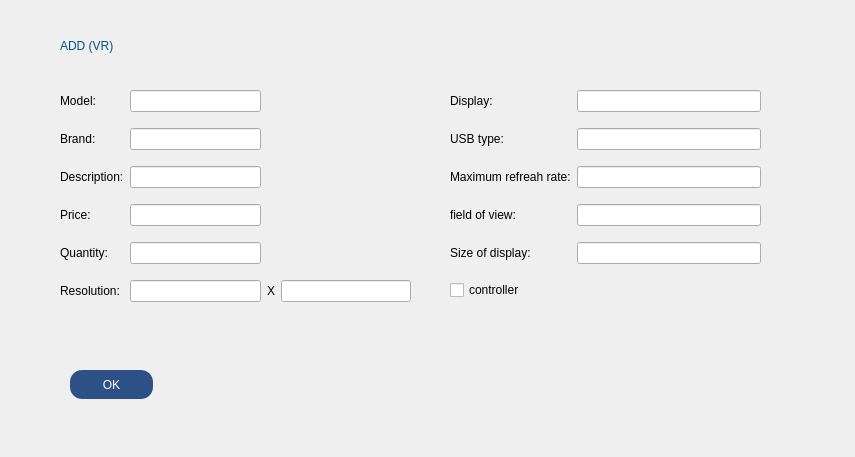
<?xml version="1.0" encoding="UTF-8"?>
<ui version="4.0">
 <class>Add_device_vr</class>
 <widget class="QDialog" name="Add_device_vr">
  <property name="geometry">
   <rect>
    <x>0</x>
    <y>0</y>
    <width>855</width>
    <height>457</height>
   </rect>
  </property>
  <property name="windowTitle">
   <string>Dialog</string>
  </property>
  <widget class="QPushButton" name="OK_btn">
   <property name="geometry">
    <rect>
     <x>70</x>
     <y>370</y>
     <width>83</width>
     <height>29</height>
    </rect>
   </property>
   <property name="styleSheet">
    <string notr="true">color: rgb(255, 255, 255);
background: rgb(45, 81, 135);
border-radius: 12px;</string>
   </property>
   <property name="text">
    <string>OK</string>
   </property>
  </widget>
  <widget class="QWidget" name="gridLayoutWidget">
   <property name="geometry">
    <rect>
     <x>60</x>
     <y>80</y>
     <width>351</width>
     <height>232</height>
    </rect>
   </property>
   <layout class="QGridLayout" name="gridLayout">
    <item row="5" column="0">
     <widget class="QLabel" name="label_8">
      <property name="text">
       <string>Resolution:</string>
      </property>
     </widget>
    </item>
    <item row="4" column="1">
     <widget class="QLineEdit" name="quantity_lineEdit"/>
    </item>
    <item row="1" column="1">
     <widget class="QLineEdit" name="brand_lineEdit"/>
    </item>
    <item row="0" column="0">
     <widget class="QLabel" name="label_4">
      <property name="text">
       <string>Model:</string>
      </property>
     </widget>
    </item>
    <item row="2" column="0">
     <widget class="QLabel" name="label_3">
      <property name="text">
       <string>Description:</string>
      </property>
     </widget>
    </item>
    <item row="4" column="0">
     <widget class="QLabel" name="label_7">
      <property name="text">
       <string>Quantity:</string>
      </property>
     </widget>
    </item>
    <item row="2" column="1">
     <widget class="QLineEdit" name="des_lineEdit"/>
    </item>
    <item row="5" column="2">
     <widget class="QLabel" name="label_9">
      <property name="text">
       <string>X</string>
      </property>
     </widget>
    </item>
    <item row="3" column="1">
     <widget class="QLineEdit" name="price_lineEdit"/>
    </item>
    <item row="1" column="0">
     <widget class="QLabel" name="label_5">
      <property name="text">
       <string>Brand:</string>
      </property>
     </widget>
    </item>
    <item row="5" column="3">
     <widget class="QLineEdit" name="resolution_lineEdit_2"/>
    </item>
    <item row="3" column="0">
     <widget class="QLabel" name="label_6">
      <property name="text">
       <string>Price:</string>
      </property>
     </widget>
    </item>
    <item row="0" column="1">
     <widget class="QLineEdit" name="model_lineEdit"/>
    </item>
    <item row="5" column="1">
     <widget class="QLineEdit" name="resolution_lineEdit_1"/>
    </item>
   </layout>
  </widget>
  <widget class="QWidget" name="gridLayoutWidget_3">
   <property name="geometry">
    <rect>
     <x>450</x>
     <y>80</y>
     <width>311</width>
     <height>230</height>
    </rect>
   </property>
   <layout class="QGridLayout" name="gridLayout_3">
    <item row="4" column="0">
     <widget class="QLabel" name="label_15">
      <property name="text">
       <string>Size of display:</string>
      </property>
     </widget>
    </item>
    <item row="1" column="1">
     <widget class="QLineEdit" name="usb_lineEdit"/>
    </item>
    <item row="4" column="1">
     <widget class="QLineEdit" name="size_lineEdit"/>
    </item>
    <item row="2" column="0">
     <widget class="QLabel" name="label_13">
      <property name="text">
       <string>Maximum refreah rate:</string>
      </property>
     </widget>
    </item>
    <item row="3" column="0">
     <widget class="QLabel" name="label_14">
      <property name="text">
       <string>field of view:</string>
      </property>
     </widget>
    </item>
    <item row="5" column="0">
     <widget class="QCheckBox" name="with_controller">
      <property name="text">
       <string>controller</string>
      </property>
     </widget>
    </item>
    <item row="0" column="1">
     <widget class="QLineEdit" name="display_lineEdit"/>
    </item>
    <item row="2" column="1">
     <widget class="QLineEdit" name="max_refreah_lineEdit"/>
    </item>
    <item row="0" column="0">
     <widget class="QLabel" name="label_11">
      <property name="text">
       <string>Display:</string>
      </property>
     </widget>
    </item>
    <item row="3" column="1">
     <widget class="QLineEdit" name="field_v_lineEdit"/>
    </item>
    <item row="1" column="0">
     <widget class="QLabel" name="label_12">
      <property name="text">
       <string>USB type:</string>
      </property>
     </widget>
    </item>
   </layout>
  </widget>
  <widget class="QLabel" name="label">
   <property name="geometry">
    <rect>
     <x>60</x>
     <y>30</y>
     <width>181</width>
     <height>31</height>
    </rect>
   </property>
   <property name="styleSheet">
    <string notr="true">font: 22pt &quot;Tw Cen MT Condensed Extra Bold&quot;;
color: rgb(0, 85, 127);</string>
   </property>
   <property name="text">
    <string>ADD (VR)</string>
   </property>
  </widget>
 </widget>
 <resources/>
 <connections/>
</ui>
